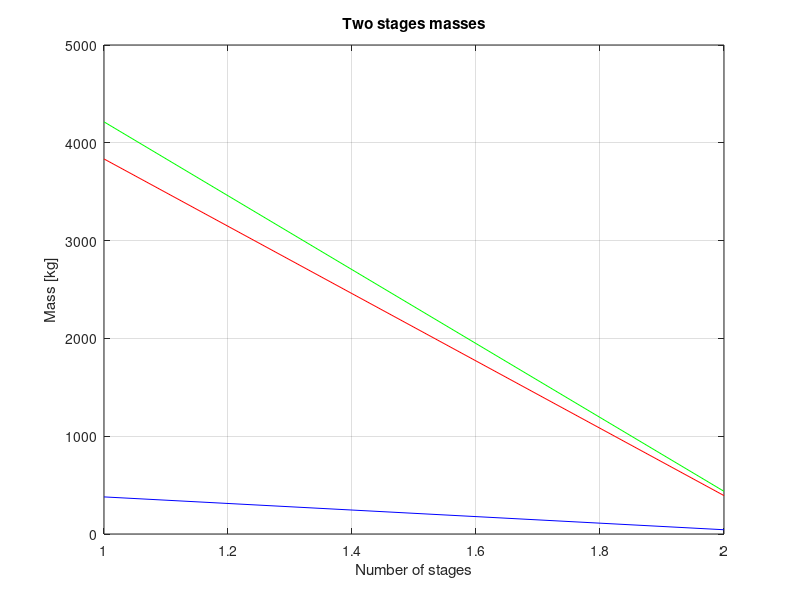
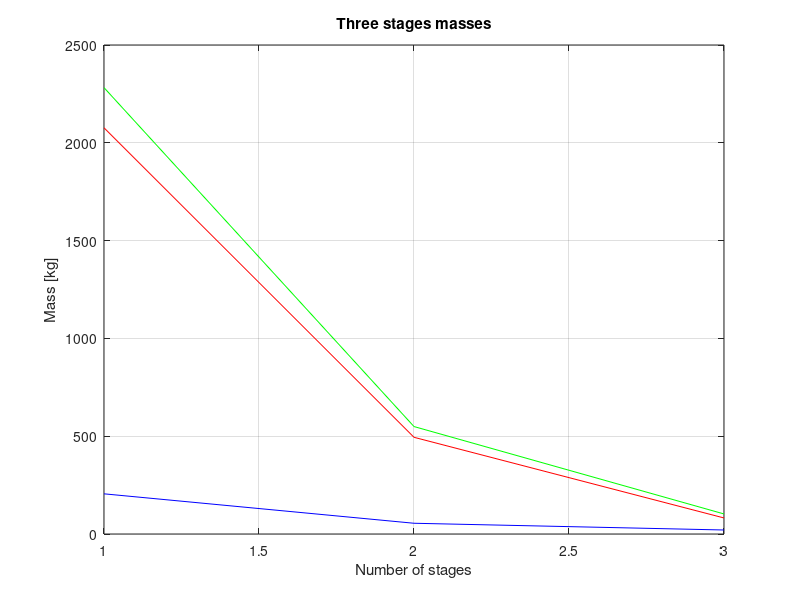
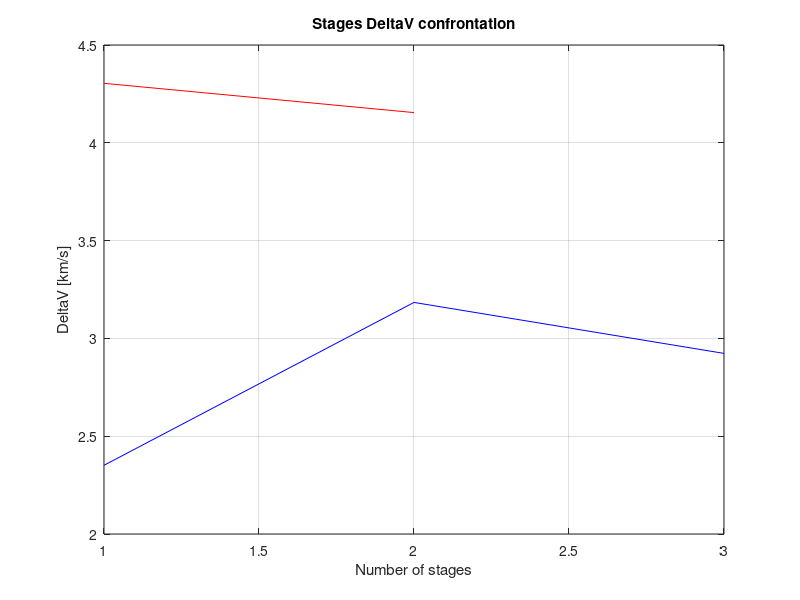
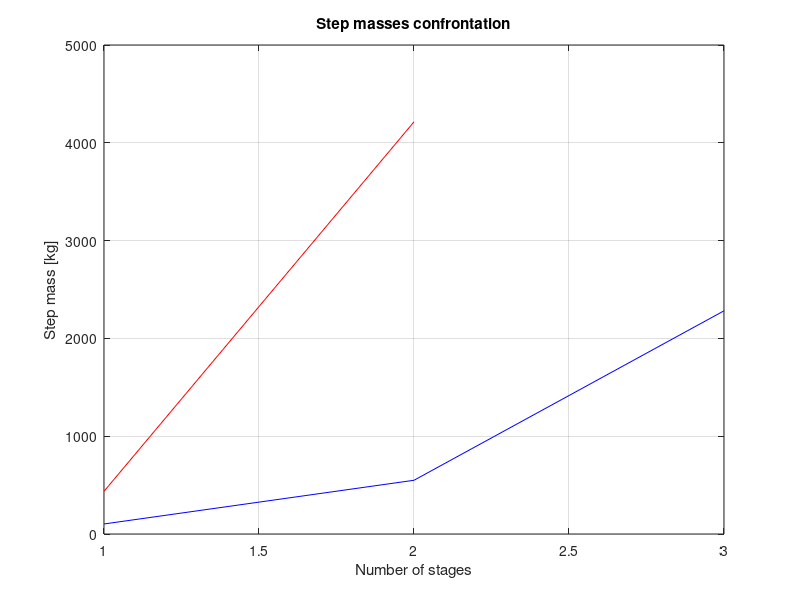

Source code (MATLAB) for these figures, in order:
close all
clear all
clc

%% DATA:

g = 9.81; %[m/s] GRAVITY ACCELERATION ON EARTH
m_pay = 50; %[kg] PAYLOAD MASS
DeltaV_tot = 8.4586; %[km/s] TOTAL DELTA V NEEDED

%Specific impulses:
Is1 = 250.3; %[s]
Is2 = 266.3; %[s]
Is3 = 310.6; %[s]

%Exhaust velocities:
c1 = Is1*g/1000; %[km/s]
c2 = Is2*g/1000; %[km/s]
c3 = Is3*g/1000; %[km/s]

%structural coefficients:
eps1 = 0.09;
eps2 = 0.10;
eps3 = 0.20;

%% TWO STAGE OPTIMIZATION:

c = [c1 c2]'; %effective exhaust velocities vector
eps = [eps1 eps2]'; %structural coefficients vector

% LAGRAGIAN MULTIPLIERS COMPUTATION:

fun = @(lambda) DeltaV_tot - c1*log(lambda*c1-1)- c2*log(lambda*c2-1)+log(lambda)*sum(c)+sum(c.*log(c.*eps)); %function which we have to solve

lambda0 = 1;
lambda = fsolve(fun, lambda0); %solves fun with the initial condition lambda0 ATTENTION: very sensitive to lambda0
lambda_two = lambda;
% STEP MASSES & INITIAL TOTAL MASS COMPUTATION:

mr = (lambda.*c-1)./(lambda.*c.*eps); %mass ratios for each stage
mr_two = mr;

m2 =((mr(2)-1)/(1-eps2.*mr(2)))*(m_pay); %step mass of second stage
m1 =((mr(1)-1)/(1-eps1.*mr(1)))*(m2+m_pay); %step mass of first stage

mi_tot = m1+m2+m_pay;
mi_tot_two = m1+m2+m_pay;

m = [m1 m2];
m_two = [m1 m2];

% STRUCTURAL MASSES:

ms2 = m2*eps2;
ms1 = m1*eps1;

ms = [ms1 ms2]';
ms_two = [ms1 ms2]';

% PROPELLANT MASSES:

mp2 = m2 - ms2;
mp1 = m1 - ms1;

mp = [mp1 mp2]';
mp_two = [mp1 mp2]';

% PLOTS:

n_stages = [1:1:2];

figure(1)
plot (n_stages, m, 'g-');
hold on
grid on
plot (n_stages, ms, 'b-');
plot (n_stages, mp, 'r-');
title ('Two stages masses')
xlabel('Number of stages')
ylabel('Mass [kg]')
hold off

% DeltaVs FOR EACH STAGE:

DeltaV1 = c1*log(mr(1));
DeltaV2 = c2*log(mr(2));

DeltaV_stages = [DeltaV1 DeltaV2];
DeltaV_stages_two = DeltaV_stages;

%% THREE STAGE OPTIMIZATION:

c = [c1 c2 c3]'; %effective exhaust velocities vector
eps = [eps1 eps2 eps3]'; %structural coefficients vector

% LAGRAGIAN MULTIPLIERS COMPUTATION:

fun = @(lambda) DeltaV_tot - c1*log(lambda*c1-1)- c2*log(lambda*c2-1)- c3*log(lambda*c3-1)+log(lambda)*sum(c)+sum(c.*log(c.*eps)); %function which we have to solve

lambda0 = 1;
lambda = fsolve(fun, lambda0); %solves fun with the initial condition lambda0 ATTENTION: very sensitive to lambda0
lambda_three = lambda;

% STEP MASSES & INITIAL TOTAL MASS COMPUTATION:

mr = (lambda.*c-1)./(lambda.*c.*eps); %mass ratios for each stage
mr_three = mr;

m3 = ((mr(3)-1)/(1-eps3.*mr(3)))*m_pay; %step mass of third stage
m2 =((mr(2)-1)/(1-eps2.*mr(2)))*(m3+m_pay); %step mass of second stage
m1 =((mr(1)-1)/(1-eps1.*mr(1)))*(m3+m2+m_pay); %step mass of first stage

mi_tot = m1+m2+m3+m_pay;
mi_tot_three = mi_tot;

m = [m1 m2 m3];
m_three = m;

% STRUCTURAL MASSES:

ms3 = m3*eps3;
ms2 = m2*eps2;
ms1 = m1*eps1;

ms = [ms1 ms2 ms3]';
ms_three = ms;

% PROPELLANT MASSES:

mp3 = m3 - ms3;
mp2 = m2 - ms2;
mp1 = m1 - ms1;

mp = [mp1 mp2 mp3]';
mp_three = mp;

% PLOTS:

n_stages3 = [1:1:3];

figure(2)
plot (n_stages3, m, 'g-');
hold on
grid on
plot (n_stages3, ms, 'b-');
plot (n_stages3, mp, 'r-');
title ('Three stages masses')
xlabel('Number of stages')
ylabel('Mass [kg]')
hold off

% DeltaVs FOR EACH STAGE:

DeltaV1 = c1*log(mr(1));
DeltaV2 = c2*log(mr(2));
DeltaV3 = c3*log(mr(3));

DeltaV_stages = [DeltaV1 DeltaV2 DeltaV3];
DeltaV_stages_three = DeltaV_stages;

%% CONFRONTATION:
n_stages3 = [3 2 1];
n_stages2 = [2 1];

figure(3)
plot (n_stages3, DeltaV_stages_three, 'b-');
hold on
grid on
plot (n_stages2, DeltaV_stages_two, 'r-');
title ('Stages DeltaV confrontation')
xlabel('Number of stages')
ylabel('DeltaV [km/s]')
hold off


figure(4)
plot (n_stages3, m_three, 'b-');
hold on
grid on
plot (n_stages2, m_two, 'r-');
title ('Step masses confrontation')
xlabel('Number of stages')
ylabel('Step mass [kg]')
hold off

figure(5)
plot (n_stages3, ms_three, 'b-');
hold on
grid on
plot (n_stages2, ms_two, 'r-');
title ('Structural masses confrontation')
xlabel('Number of stages')
ylabel('Structural mass [kg]')
hold off

figure(6)
plot (n_stages3, mp_three, 'b-');
hold on
grid on
plot (n_stages2, mp_two, 'r-');
title ('Propellant masses confrontation')
xlabel('Number of stages')
ylabel('Propellant mass [kg]')
hold off

%% THRUST TO WEIGTH RATIOS:
k = [0.7:0.1:1.3];
s = length(k);

for j=1:s
    
T1 = k(j)*mi_tot*9.81;
tw1_start = T1/(mi_tot*9.81);
tw1_end = T1/((mi_tot-mp1)*9.81);

T2 = k(j)*(m2+m3+m_pay)*9.81;
tw2_start = T2/(m2*9.81);
tw2_end = T2/((m2+m3+m_pay-mp2)*9.81);

T3 = k(j)*(m3+m_pay)*9.81;
tw3_start = T3/(m3*9.81);
tw3_end = T3/((m3+m_pay-mp3)*9.81);

tw1 = [tw1_start tw1_end];
tw2 = [tw2_start tw2_end];
tw3 = [tw3_start tw3_end];
int = [1:2];

tw = [tw1_start tw1_end tw2_start tw2_end tw3_start tw3_end];
n = length(tw);
tw_max = tw(1);
for i=2:n
    if (tw(n)>tw_max)
        tw_max = tw(n);
    end
end

nn = k(j);
figure (6+j)
plot(int,tw1,'b-')
title('Thrust to weigth ratio variation')
xlabel('start to end burning')
ylabel('T/W')
hold on 
grid on
plot(int,tw2,'r-')
plot(int,tw3,'g-')
legend('First stage','Second stage','Third stage')
hold off
end
